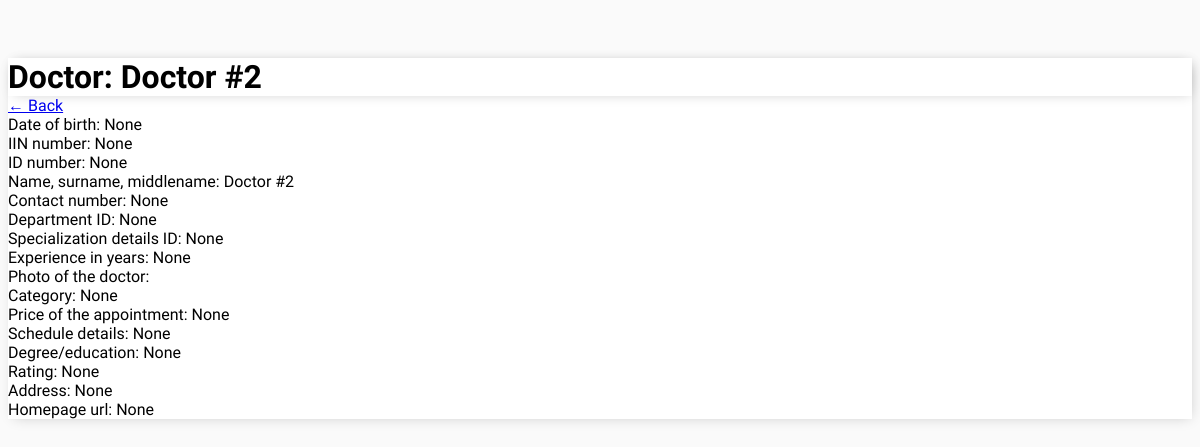
/doctor/2/ (signed in), run on the app's committed database.
### base/models.py (models this page shows)
class Doctor(models.Model):
    user = models.ForeignKey(User, on_delete=models.CASCADE, null=True, blank=True)
    date_of_birth = models.DateField(null=True, blank=True)
    iin_number = models.IntegerField(null=True, blank=True)
    id_number = models.IntegerField(null=True, blank=True)
    name_surname_middlename = models.CharField(max_length=100, null=True, blank=True)
    contact_number = models.CharField(max_length=100, null=True, blank=True)
    department_id = models.CharField(max_length=100, null=True, blank=True)
    specialization_details_id = models.CharField(max_length=100, null=True, blank=True)
    experience_in_years = models.IntegerField(null=True, blank=True)
    photo_of_the_doctor = models.ImageField(upload_to=None, height_field=None, width_field=None, max_length=100, null=True, blank=True)
    category =models.CharField(max_length=100, null=True, blank=True)
    price_of_the_appointment = models.CharField(max_length=100, null=True, blank=True)
    schedule_details = models.CharField(max_length=100, null=True, blank=True)
    degree_or_education = models.CharField(max_length=100, null=True, blank=True)
    rating = models.IntegerField(null=True, blank=True)
    address = models.CharField(max_length=100, null=True, blank=True)
    homepage_url = models.CharField(max_length=100, null=True, blank=True)
    def __str__(self):
        return self.name_surname_middlename
    class Meta:
        ordering = ['name_surname_middlename']

### base/views.py (the view)
# urls.py: path('doctor/<int:pk>/', DoctorDetail.as_view(), name='doctor'),
class DoctorDetail(LoginRequiredMixin, DetailView):
    model = Doctor
    context_object_name = 'doctor'
    template_name = 'base/doctor_detail.html'

### base/templates/base/doctor_detail.html
{% extends 'base/main.html' %}
{% block content %}
<h1>Doctor: {{object}}</h1>
<a href="{% url 'doctors' %}">&#8592; Back</a>
<br>
<h>Date of birth: {{object.date_of_birth}}</h1>
<br>
<h>IIN number: {{object.iin_number}}</h1>
<br>
<h>ID number: {{object.id_number}}</h1>
<br>
<h>Name, surname, middlename: {{object.name_surname_middlename}}</h1>
<br>
<h>Contact number: {{object.contact_number}}</h1>
<br>
<h>Department ID: {{object.department_id}}</h1>
<br>
<h>Specialization details ID: {{object.specialization_details_id}}</h1>
<br>
<h>Experience in years: {{object.experience_in_years}}</h1>
<br>
<h>Photo of the doctor: {{object.photo_of_the_doctor}}</h1>
<br>
<h>Category: {{object.category}}</h1>
<br>
<h>Price of the appointment: {{object.price_of_the_appointment}}</h1>
<br>
<h>Schedule details: {{object.schedule_details}}</h1>
<br>
<h>Degree/education: {{object.degree_or_education}}</h1>
<br>
<h>Rating: {{object.rating}}</h1>
<br>
<h>Address: {{object.address}}</h1>
<br>
<h>Homepage url: {{object.homepage_url}}</h1>
<br>
{% endblock content %}

### base/templates/base/main.html (style rules this page uses)
body { background-color: #FAFAFA; font-family: 'Mukta', sans-serif; padding-top: 50px; }
h1, h2, h3, h4, h5, h6, .container { max-width: 1200px; margin: auto; background-color: #fff; -webkit-box-shadow: 2px 2px 13px -4px rgba(0, 0, 0, 0.21); box-shadow: 2px 2px 13px -4px rgba(0, 0, 0, 0.21); }

### data on the page
Doctor: name_surname_middlename "Doctor #2", date_of_birth "None", iin_number "None", id_number "None", contact_number "None", department_id "None", specialization_details_id "None", experience_in_years "None", category "None", price_of_the_appointment "None", schedule_details "None", degree_or_education "None", rating "None", address "None", homepage_url "None"
